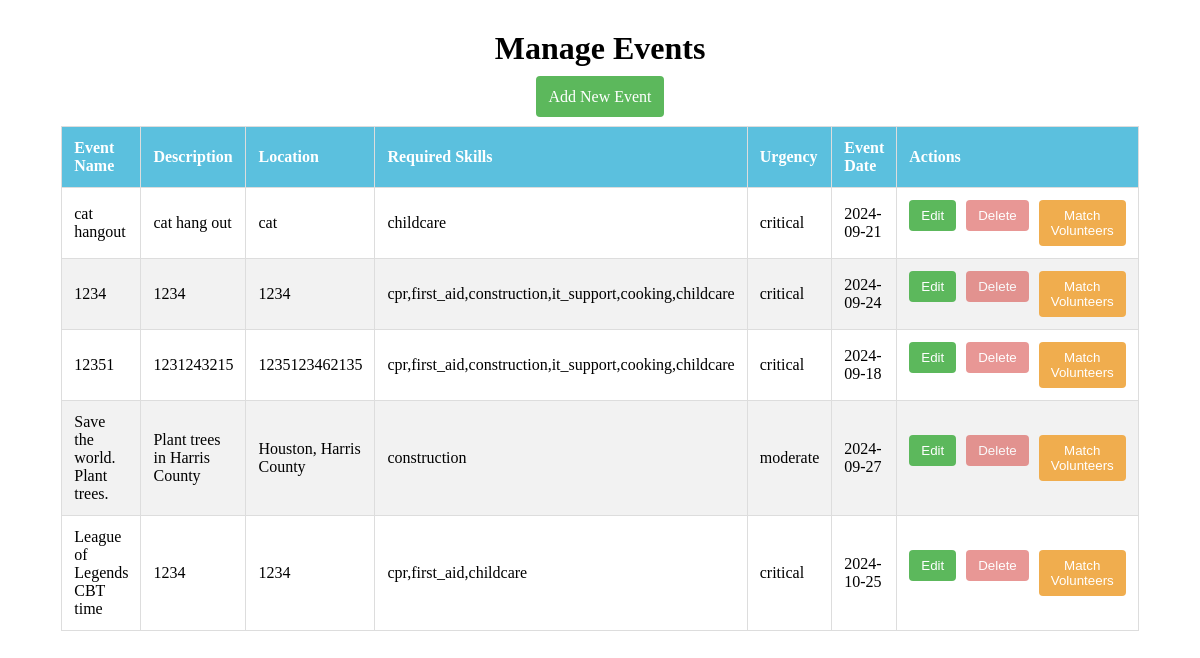
Page /manage_events (signed in) on the earlier database version.
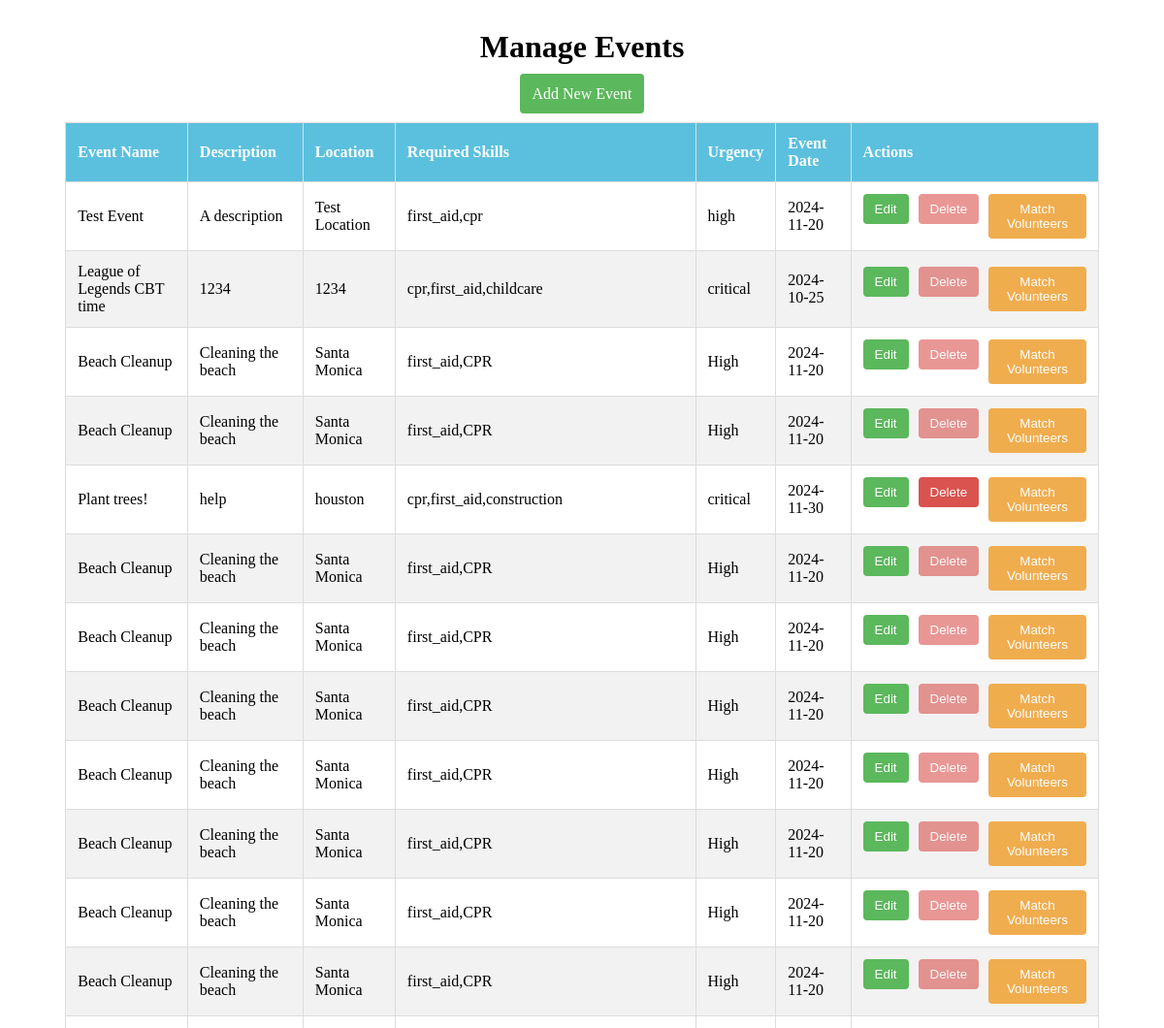
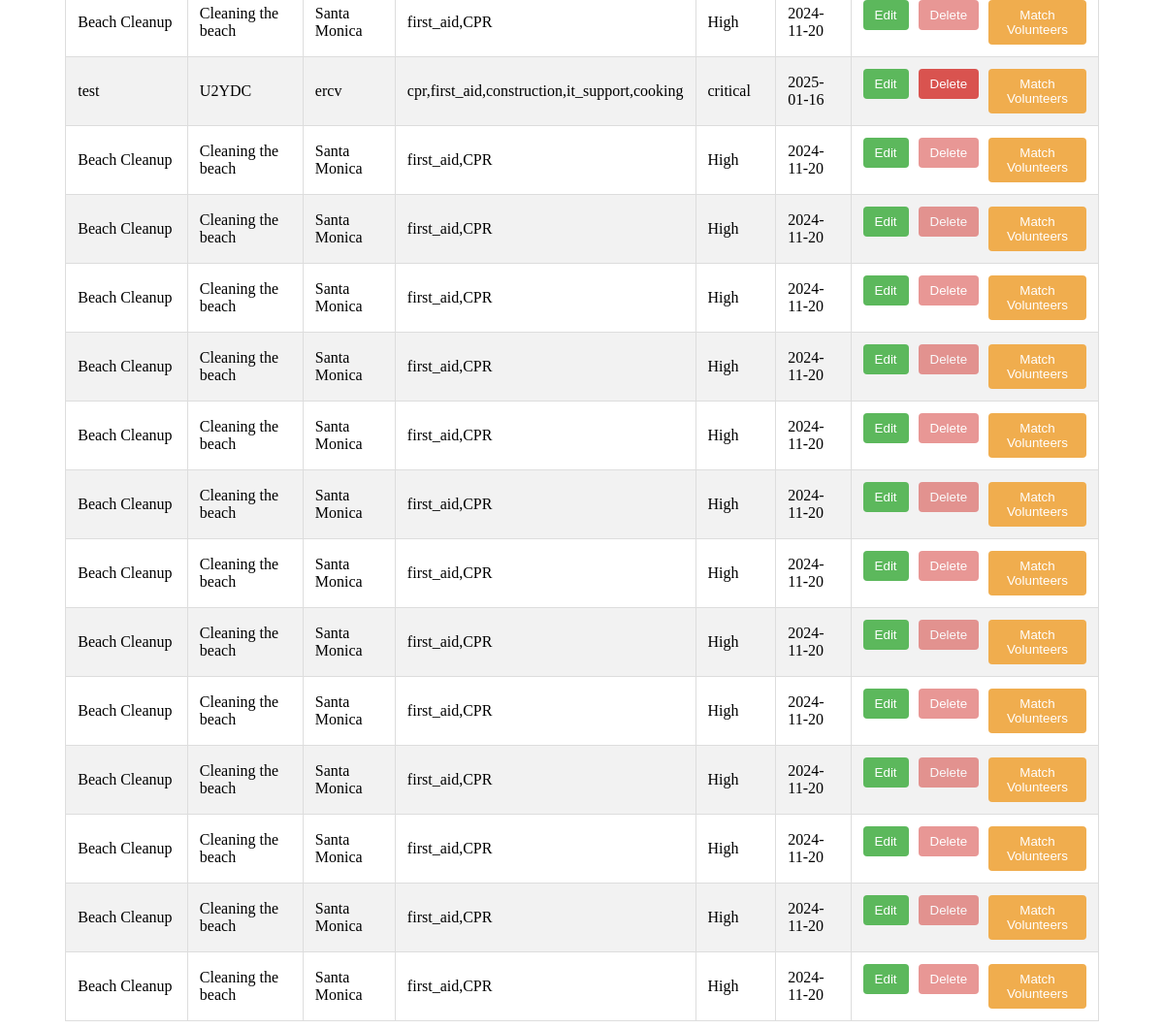
Same page on the later database version (2 pictures, top to bottom).
### tables this page shows
CREATE TABLE Events (
    id INTEGER PRIMARY KEY AUTOINCREMENT,
    event_name TEXT NOT NULL,
    event_description TEXT NOT NULL,
    location TEXT NOT NULL,
    required_skills TEXT NOT NULL,
    urgency TEXT NOT NULL,
    event_date DATE NOT NULL,
    created_by INTEGER NOT NULL,
    FOREIGN KEY(created_by) REFERENCES Users(id)
);

### server.py (the view)
@app.route('/manage_events')
def manage_events():
    if 'user_id' not in session or session.get('role') != 'admin':
        return redirect(url_for('splash_screen'))
    events_query = "SELECT * FROM Events"
    events_df = pd.read_sql(events_query, engine)
    current_date = datetime.now()
    events_df['is_past'] = events_df['event_date'].apply(lambda x: datetime.strptime(x, '%Y-%m-%d') < current_date)
    events = events_df.to_dict(orient='records')
    return render_template('manage_events.html', events=events)

### templates/manage_events.html (shortened to what this page needs)
<!DOCTYPE html>
<html lang="en">
<head>
</head>
<body>
    <h1>Manage Events</h1>
    <div class="add-event-button">
        <a href="{{ url_for('add_event') }}">Add New Event</a>
    </div>
    <table>
        <thead>
            <tr>
                <th>Event Name</th>
                <th>Description</th>
                <th>Location</th>
                <th>Required Skills</th>
                <th>Urgency</th>
                <th>Event Date</th>
                <th>Actions</th>
            </tr>
        </thead>
        <tbody>
            {% for event in events %}
            <tr>
                <td>{{ event.event_name }}</td>
                <td>{{ event.event_description }}</td>
                <td>{{ event.location }}</td>
                <td>{{ event.required_skills }}</td>
                <td>{{ event.urgency }}</td>
                <td>{{ event.event_date }}</td>
                <td>
                    <div class="action-buttons">
                        <form action="{{ url_for('edit_event', event_id=event.id) }}" method="get">
                            <button type="submit" class="edit">Edit</button>
                        </form>
                        <form action="{{ url_for('delete_event', event_id=event.id) }}" method="post"
                            onsubmit="return confirm('Are you sure you want to delete this event?');">
                            <button type="submit" class="delete" {% if event.is_past %}disabled style="opacity: 0.6; cursor: not-allowed;"{% endif %}>
                                Delete
                            </button>
                        </form>
                        <form action="{{ url_for('match_volunteers', event_id=event.id) }}" method="get">
                            <button type="submit" class="match">Match Volunteers</button>
                        </form>
                    </div>
                </td>
            </tr>
            {% endfor %}
        </tbody>
    </table>
</body>
</html>

Differences in the rows shown:
removed Events: event_name "cat hangout", event_description "cat hang out", location "cat", required_skills "childcare", urgency "critical", event_date "2024-09-21"
removed Events: event_name "1234", event_description "1234", location "1234", required_skills "cpr,first_aid,construction,it_support,cooking,childcare", urgency "critical", event_date "2024-09-24"
removed Events: event_name "12351", event_description "1231243215", location "1235123462135", required_skills "cpr,first_aid,construction,it_support,cooking,childcare", urgency "critical", event_date "2024-09-18"
removed Events: event_name "Save the world. Plant trees.", event_description "Plant trees in Harris County", location "Houston, Harris County", required_skills "construction", urgency "moderate", event_date "2024-09-27"
added Events: event_name "Test Event", event_description "A description", location "Test Location", required_skills "first_aid,cpr", urgency "high", event_date "2024-11-20"
added Events: event_name "Beach Cleanup", event_description "Cleaning the beach", location "Santa Monica", required_skills "first_aid,CPR", urgency "High", event_date "2024-11-20"
added Events: event_name "Beach Cleanup", event_description "Cleaning the beach", location "Santa Monica", required_skills "first_aid,CPR", urgency "High", event_date "2024-11-20"
added Events: event_name "Plant trees!", event_description "help", location "houston", required_skills "cpr,first_aid,construction", urgency "critical", event_date "2024-11-30"
added Events: event_name "Beach Cleanup", event_description "Cleaning the beach", location "Santa Monica", required_skills "first_aid,CPR", urgency "High", event_date "2024-11-20"
added Events: event_name "Beach Cleanup", event_description "Cleaning the beach", location "Santa Monica", required_skills "first_aid,CPR", urgency "High", event_date "2024-11-20"
added Events: event_name "Beach Cleanup", event_description "Cleaning the beach", location "Santa Monica", required_skills "first_aid,CPR", urgency "High", event_date "2024-11-20"
added Events: event_name "Beach Cleanup", event_description "Cleaning the beach", location "Santa Monica", required_skills "first_aid,CPR", urgency "High", event_date "2024-11-20"
added Events: event_name "Beach Cleanup", event_description "Cleaning the beach", location "Santa Monica", required_skills "first_aid,CPR", urgency "High", event_date "2024-11-20"
added Events: event_name "Beach Cleanup", event_description "Cleaning the beach", location "Santa Monica", required_skills "first_aid,CPR", urgency "High", event_date "2024-11-20"
added Events: event_name "Beach Cleanup", event_description "Cleaning the beach", location "Santa Monica", required_skills "first_aid,CPR", urgency "High", event_date "2024-11-20"
added Events: event_name "Beach Cleanup", event_description "Cleaning the beach", location "Santa Monica", required_skills "first_aid,CPR", urgency "High", event_date "2024-11-20"
added Events: event_name "test", event_description "U2YDC", location "ercv", required_skills "cpr,first_aid,construction,it_support,cooking", urgency "critical", event_date "2025-01-16"
added Events: event_name "Beach Cleanup", event_description "Cleaning the beach", location "Santa Monica", required_skills "first_aid,CPR", urgency "High", event_date "2024-11-20"
added Events: event_name "Beach Cleanup", event_description "Cleaning the beach", location "Santa Monica", required_skills "first_aid,CPR", urgency "High", event_date "2024-11-20"
added Events: event_name "Beach Cleanup", event_description "Cleaning the beach", location "Santa Monica", required_skills "first_aid,CPR", urgency "High", event_date "2024-11-20"
added Events: event_name "Beach Cleanup", event_description "Cleaning the beach", location "Santa Monica", required_skills "first_aid,CPR", urgency "High", event_date "2024-11-20"
added Events: event_name "Beach Cleanup", event_description "Cleaning the beach", location "Santa Monica", required_skills "first_aid,CPR", urgency "High", event_date "2024-11-20"
added Events: event_name "Beach Cleanup", event_description "Cleaning the beach", location "Santa Monica", required_skills "first_aid,CPR", urgency "High", event_date "2024-11-20"
added Events: event_name "Beach Cleanup", event_description "Cleaning the beach", location "Santa Monica", required_skills "first_aid,CPR", urgency "High", event_date "2024-11-20"
added Events: event_name "Beach Cleanup", event_description "Cleaning the beach", location "Santa Monica", required_skills "first_aid,CPR", urgency "High", event_date "2024-11-20"
added Events: event_name "Beach Cleanup", event_description "Cleaning the beach", location "Santa Monica", required_skills "first_aid,CPR", urgency "High", event_date "2024-11-20"
added Events: event_name "Beach Cleanup", event_description "Cleaning the beach", location "Santa Monica", required_skills "first_aid,CPR", urgency "High", event_date "2024-11-20"
added Events: event_name "Beach Cleanup", event_description "Cleaning the beach", location "Santa Monica", required_skills "first_aid,CPR", urgency "High", event_date "2024-11-20"
added Events: event_name "Beach Cleanup", event_description "Cleaning the beach", location "Santa Monica", required_skills "first_aid,CPR", urgency "High", event_date "2024-11-20"
added Events: event_name "Beach Cleanup", event_description "Cleaning the beach", location "Santa Monica", required_skills "first_aid,CPR", urgency "High", event_date "2024-11-20"
